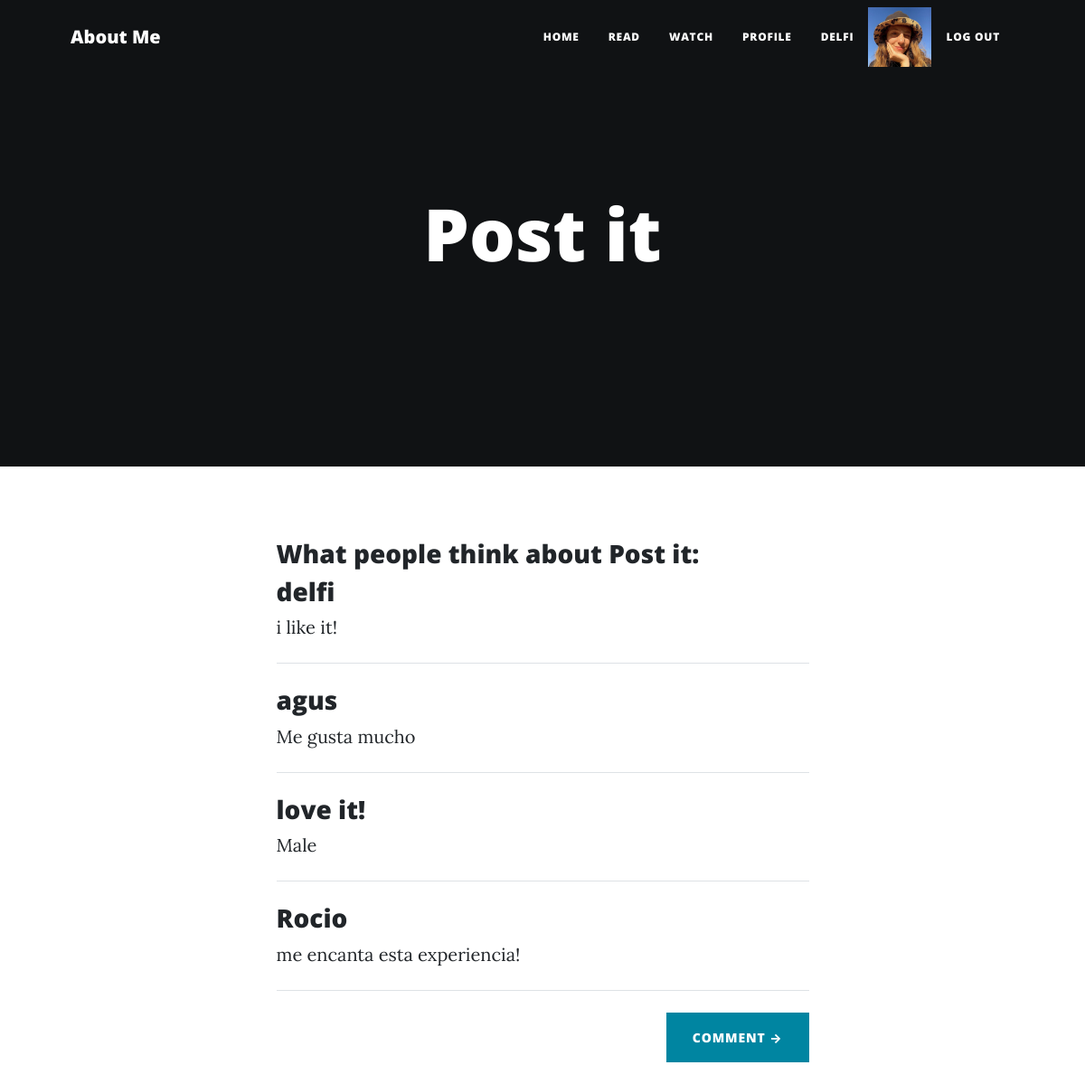
Page /opinionList/ (signed in) on the earlier database version.
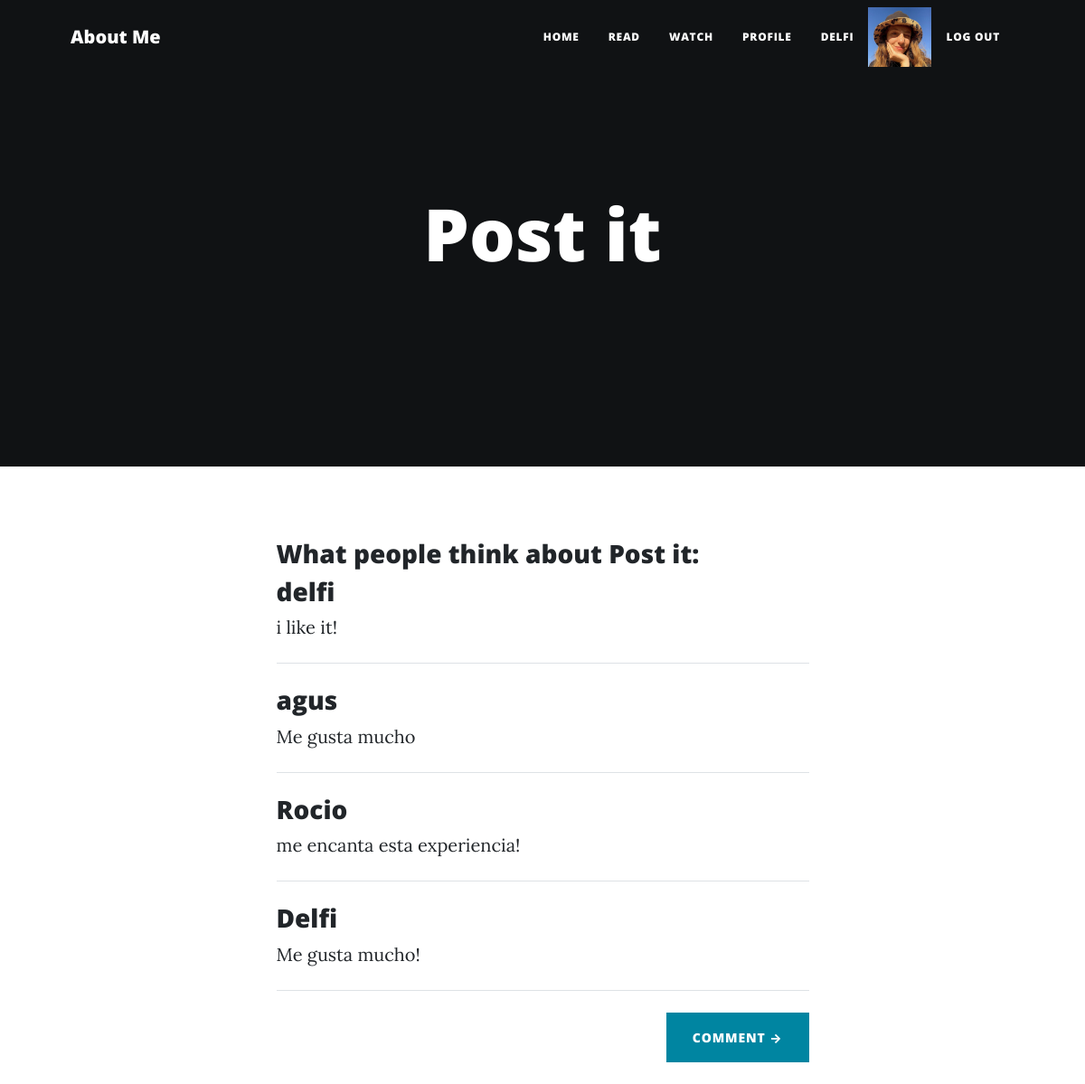
Same page on the later database version.
### Postit/models.py (models this page shows, shortened)
class Opinion(models.Model):
      sign = models.CharField(max_length= 30, null = 'null', unique = True)
      text = models.CharField(max_length = 100, null = 'null')

### Postit/views.py (the view)
# urls.py: path('opinionList/', opinionList, name = 'opinionList'),
def opinionList(request):
    opinions = Opinion.objects.all()
    context = {'opinions': opinions}
    return render(request, 'Postit/opinionList.html', context)

### Postit/templates/Postit/opinionList.html (shortened to what this page needs)
{% extends 'Postit/padre.html'%}}
{% load static %}
{% block opinionPost%}Post it {% endblock%}
{% block comentarios%}
    <h3> What people think about Post it:</h3>
    {% for opinion in opinions %}
        <h3 class="post-title"> {{opinion.sign}} </h3>
        <p1> {{opinion.text}} </p1>
    <hr class="my-4" />
    {%endfor%}
    <div class="d-flex justify-content-end mb-4"><a class="btn btn-primary text-uppercase" href="/Postit/opinionForm">Comment →</a></div>
{%endblock%}

Differences in the rows shown:
removed Opinion: sign "love it!", text "Male"
added Opinion: sign "Delfi", text "Me gusta mucho!"
